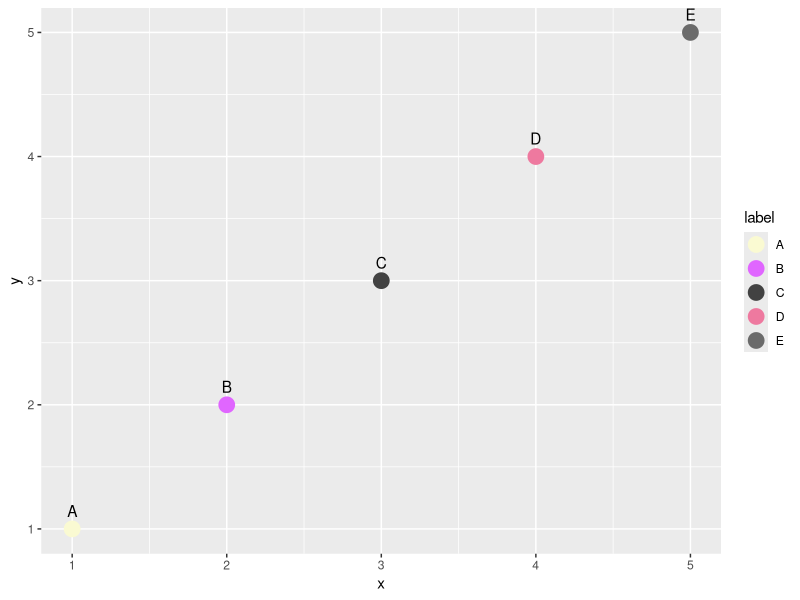

Source code (R):
library(ggplot2)

# Sample data frame with row names
data <- data.frame(x = 1:5, y = 1:5)
rownames(data) <- c("A", "B", "C", "D", "E")

# Convert row names to a column
data$label <- rownames(data)

# Generate a set of random colors
set.seed(123)  # For reproducibility
random_colors <- sample(colors(), nrow(data))

# Create ggplot with random colors
ggplot(data, aes(x = x, y = y)) +
  geom_point(aes(color = label), size = 5) +
  geom_text(aes(label = label), vjust = -1) +
  scale_color_manual(values = random_colors)